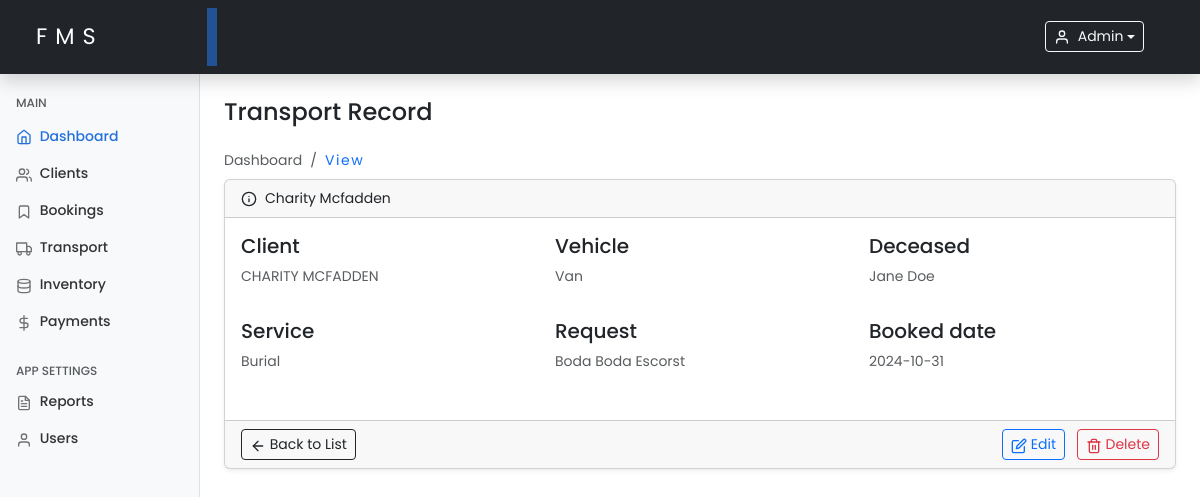
/viewLogRecord.php?id=22 (signed in), run on an earlier commit of the app's database.
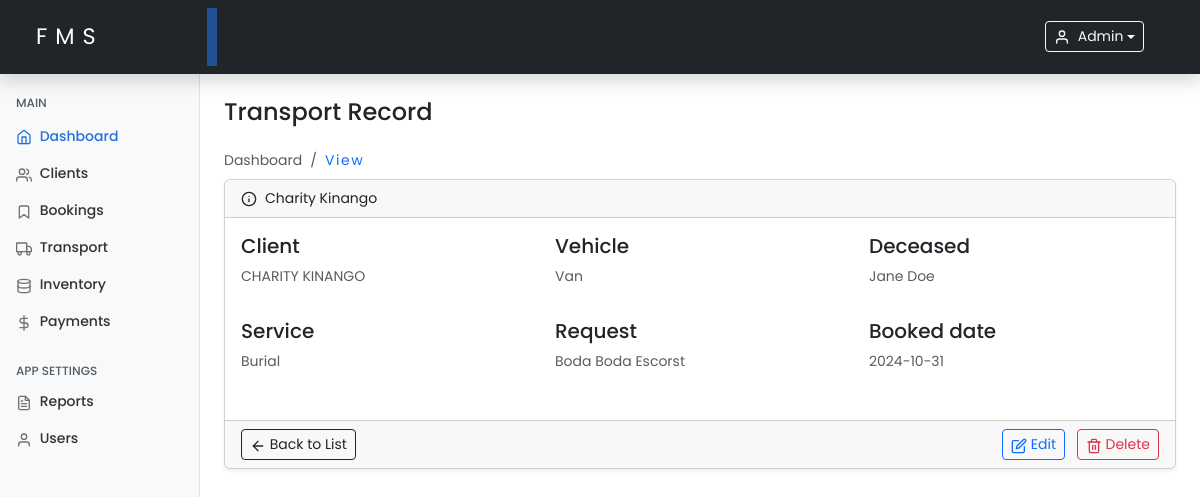
And on a later commit of the database.
### tables this page shows
CREATE TABLE `bookings` (
  `id` int(11) NOT NULL,
  `client_id` varchar(100) NOT NULL,
  `deceased_name` varchar(100) NOT NULL,
  `service_type` enum('burial','cremation','other') DEFAULT 'burial',
  `schedule_date` date NOT NULL,
  `vehicle_type` varchar(150) DEFAULT NULL,
  `request` varchar(255) DEFAULT NULL,
  `status` enum('scheduled','completed') DEFAULT 'scheduled',
  `created_at` timestamp NOT NULL DEFAULT current_timestamp(),
  `updated_at` timestamp NOT NULL DEFAULT current_timestamp() ON UPDATE current_timestamp()
);

CREATE TABLE `clients` (
  `id` int(11) NOT NULL,
  `client_name` varchar(100) NOT NULL,
  `client_phone` varchar(20) NOT NULL,
  `client_email` varchar(100) DEFAULT NULL,
  `client_address` varchar(255) DEFAULT NULL,
  `deceased_name` varchar(100) NOT NULL,
  `deceased_age` int(3) NOT NULL,
  `deceased_date_of_death` date NOT NULL,
  `deceased_cause` enum('natural','sickness','accident','other') NOT NULL,
  `deceased_gender` enum('male','female','other') NOT NULL,
  `created_at` timestamp NOT NULL DEFAULT current_timestamp(),
  `updated_at` timestamp NOT NULL DEFAULT current_timestamp() ON UPDATE current_timestamp()
);

### includes/functions.php (called while the page is built, shortened)
<?php
function getLogisticById($conn, $logistic_id)
{
    $query = "SELECT b.id, b.vehicle_type, b.deceased_name, b.schedule_date, b.status, b.service_type, b.request,
                     c.client_name AS client_name, b.created_at, b.updated_at
              FROM bookings b
              JOIN clients c ON b.client_id = c.id
              WHERE b.id = ?";
    $stmt = $conn->prepare($query);
    $stmt->bind_param('i', $logistic_id);
    $stmt->execute();
    $result = $stmt->get_result();
    if ($result->num_rows > 0) {
        return $result->fetch_assoc();
    } else {
        return false;
    }
}

### viewLogRecord.php (the view, shortened to what this page needs)
<?php
include 'includes/functions.php';
if (isset($_GET['id'])) {
    $logistic_id = intval($_GET['id']);
    $logistic = getLogisticById($conn, $logistic_id);
} else {
    header("Location: logistics.php?status=error");
    exit();
}
include './includes/header.php';
include './includes/sidebar.php';
?>
<main class="col-md-9 ms-sm-auto col-lg-10 px-md-4 mt-4">
    <h4 class="mb-4">Transport Record</h4>
    <ol class="breadcrumb mb-2">
        <li class="breadcrumb-item active">Dashboard</li>
        <li class="breadcrumb-item">
            <a class="text-decoration-none hover-underline" href="./logistics.php">View</a>
        </li>
    </ol>
    <div class="card shadow-sm">
        <div class="card-header d-flex align-items-center">
            <span data-feather="info" class="me-2"></span><?php echo htmlspecialchars($logistic['client_name']); ?>
        </div>
        <div class="card-body">
            <div class="row">
                <div class="col-md-4 mb-3">
                    <h5 class="fw-bold-30">Client</h5>
                    <p class="text-muted text-uppercase"><?php echo htmlspecialchars($logistic['client_name']); ?></p>
                </div>
                <div class="col-md-4 mb-3">
                    <h5 class="fw-bold-30">Vehicle</h5>
                    <p class="text-muted text-capitalize"><?php echo htmlspecialchars($logistic['vehicle_type']); ?></p>
                </div>
                <div class="col-md-4 mb-3">
                    <h5 class="fw-bold-30">Deceased</h5>
                    <p class="text-muted text-capitalize"><?php echo htmlspecialchars($logistic['deceased_name']); ?></p>
                </div>
            </div>
            <div class="row">
                <div class="col-md-4 mb-3">
                    <h5 class="fw-bold-30">Service</h5>
                    <p class="text-muted text-capitalize"><?php echo htmlspecialchars($logistic['service_type']); ?></p>
                </div>
                <div class="col-md-4 mb-3">
                    <h5 class="fw-bold-30">Request</h5>
                    <p class="text-muted text-capitalize"><?php echo htmlspecialchars($logistic['request']); ?></p>
                </div>
                <div class="col-md-4 mb-3">
                    <h5 class="fw-bold-30">Booked date</h5>
                    <p class="text-muted text-capitalize"><?php echo htmlspecialchars($logistic['schedule_date']); ?></p>
                </div>
            </div>
        </div>
        <div class="card-footer d-flex justify-content-between">
            <a href="logistics.php" class="btn btn-sm btn-outline-dark">
                <span data-feather="arrow-left"></span> Back to List
            </a>
            <div>
                <a href="editLogRecord.php?id=<?php echo $logistic['id']; ?>" class="btn btn-sm btn-outline-primary me-2">
                    <span data-feather="edit"></span> Edit
                </a>
                <a href="deleteLog.php?id=<?php echo $logistic['id']; ?>" class="btn btn-sm btn-outline-danger" onclick="return confirm('Are you sure you want to delete this record?');">
                    <span data-feather="trash-2"></span> Delete
                </a>
            </div>
        </div>
    </div>
</main>
<?php include './includes/footer.php'; ?>

What changed in the data, as far as the page shows it:
changed through a linked row, bookings "Van": client.client_name "Charity Mcfadden" → "Charity Kinango"; client.client_name "CHARITY MCFADDEN" → "CHARITY KINANGO"
